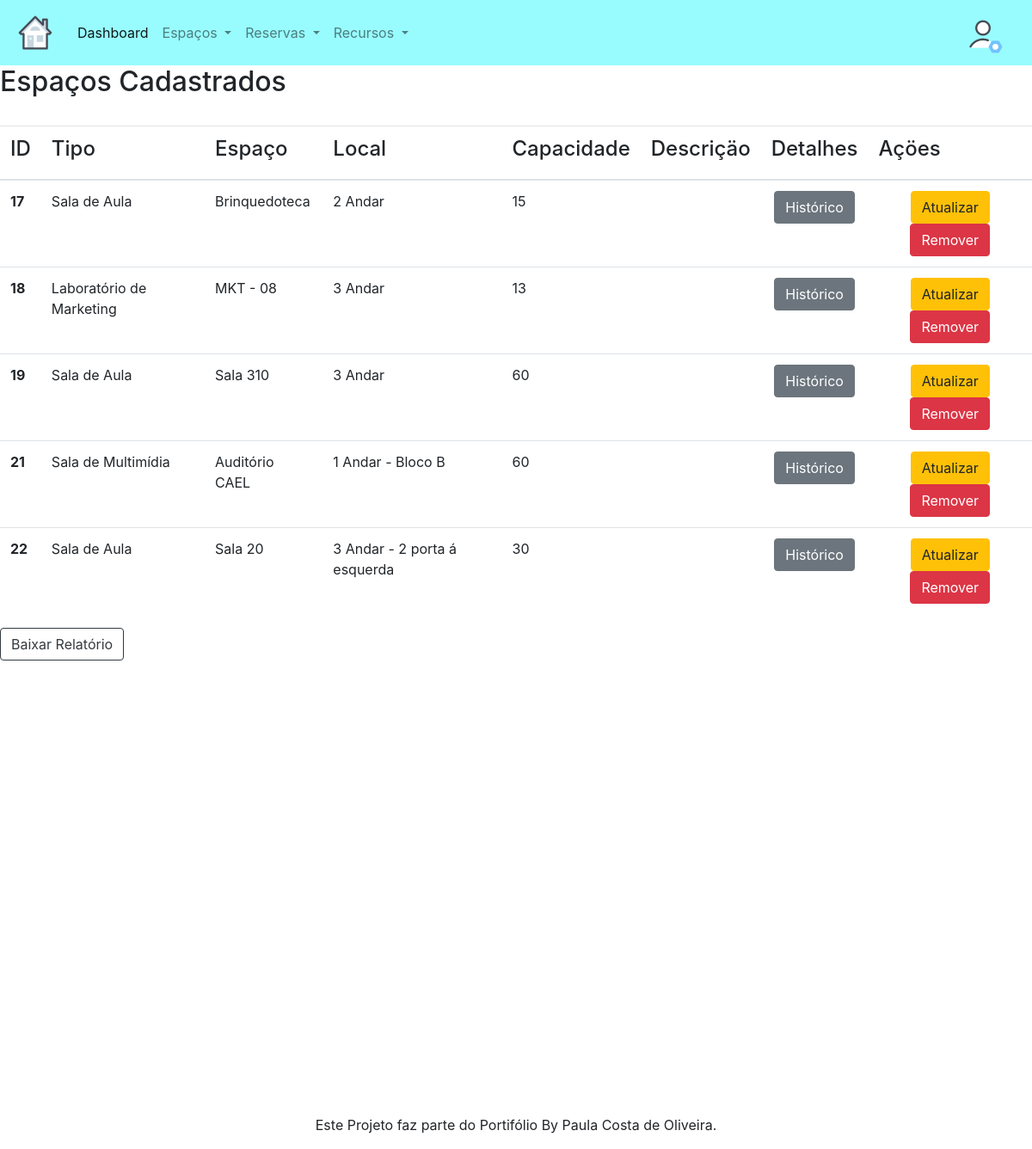
The page /espacos.php on the database its author committed.
### tables this page shows
CREATE TABLE `espaco` (
  `espacoID` int(11) NOT NULL,
  `espaco` varchar(30) NOT NULL,
  `endereco` varchar(30) NOT NULL,
  `capacidade` int(4) NOT NULL,
  `status` tinyint(1) NOT NULL,
  `tipo` char(30) NOT NULL
);

### espacos.php (the view, shortened to what this page needs)
<?php
  include "conexao.php";
?>
<?php
  $query = $conecta->query ("SELECT * FROM espaco order by espacoID");
?>
<!DOCTYPE html>
<html>
<head>
	<link rel="stylesheet" href="https://stackpath.bootstrapcdn.com/bootstrap/4.1.3/css/bootstrap.min.css">
	<link rel="stylesheet" href="https://raw.githubusercontent.com/daneden/animate.css/master/animate.css">
	<link rel="stylesheet" href="css/bootnavbar.css">
<nav class="navbar navbar-expand-lg navbar-light" style="background-color: #98FCFF;">
  <a class="navbar-brand" href="#">
    <img src="icons-espaco.png" width="50" height="50" class="d-inline-block align-top" alt="">
  </a>
  <div class="collapse navbar-collapse" id="navbarNav">
    <ul class="navbar-nav">
      <li class="nav-item active">
        <a class="nav-link" href="dashboard.php">Dashboard</a>
      </li>
      <li class="nav-item dropdown">
        <a class="nav-link dropdown-toggle" href="#" id="navbarDropdownMenuLink" data-toggle="dropdown" aria-haspopup="true" aria-expanded="false">
          Espaços
        </a>
      </li>
      <li class="nav-item dropdown">
        <a class="nav-link dropdown-toggle" href="#" id="navbarDropdownMenuLink" data-toggle="dropdown" aria-haspopup="true" aria-expanded="false">
          Reservas
        </a>
      </li>
      <li class="nav-item dropdown">
        <a class="nav-link dropdown-toggle" href="#" id="navbarDropdownMenuLink" data-toggle="dropdown" aria-haspopup="true" aria-expanded="false">
          Recursos
        </a>
      </li>
    </ul>
  </div>
  <a class="navbar-brand" href="#">
    <img src="icons-user-settings.png" width="50" height="50" class="d-inline-block align-top" alt="">
  </a>
</nav>
</head>
<body>
    <?php
      echo "<h2> Espaços Cadastrados </h2>";
      echo '<br><table class="table table-hover">';
      echo "<thead>";
      echo "<tr>";
      echo "<th align=center><h4> ID </h4></th>";
      echo "<th align=center><h4> Tipo </h4></th>";
      echo "<th align=center><h4> Espaço </h4></th>";
      echo "<th align=center><h4> Local </h4></th>";
      echo "<th align=center><h4> Capacidade </h4></th>";
      echo "<th align=center><h4> Descriçäo </h4></th>";
      echo "<th align=center><h4> Detalhes </h4></th>";
      echo "<th align=center><h4> Açöes </h4></th>";
      echo "</tr>";
      echo "</thead>";
      echo "<tbody>";
    while ($resultado = mysqli_fetch_assoc($query)){
      echo "<tr>";
      echo "<th>" . $resultado ["espacoID"] . "</th>";
      echo "<td>" . utf8_encode($resultado ["tipo"]) . "</td>";
      echo "<td>" . utf8_encode($resultado ["espaco"]) . "</td>";
      echo "<td>" . utf8_encode($resultado ["endereco"]) . "</td>";
      echo "<td>" . $resultado ["capacidade"] . "</td>";
      echo "<td>" . $resultado ["descricao"] . "</td>";
    ?>
      <td><center><a class="btn btn-secondary" href="historicoEspaco.php?id=<?php echo $resultado["espacoID"]?>">Histórico</a></center></td>
      <td><center><a class="btn btn-warning" href="atualizar_espaco.php?id=<?php echo $resultado["espacoID"]?>" name="Atualizar">Atualizar</a> <a class="btn btn-danger" href="remover_espaco.php?id=<?php echo $resultado["espacoID"]?>" name="Remover">Remover</a></center></td>
    <?php
    echo "</tr>";
    }
    echo "</tbody>";
    echo "</table>";
?>
<a class="btn btn-outline-dark" href="ListagemEspacos.php">Baixar Relatório</a>
<?php include_once("_incluir/rodape.php"); ?>
</body>
</html>

### rows shown on the page
espaco: espacoID "17", tipo "Sala de Aula", espaco "Brinquedoteca", endereco "2 Andar", capacidade "15"
espaco: espacoID "18", tipo "Laboratório de Marketing", espaco "MKT - 08", endereco "3 Andar", capacidade "13"
espaco: espacoID "19", tipo "Sala de Aula", espaco "Sala 310", endereco "3 Andar", capacidade "60"
espaco: espacoID "21", tipo "Sala de Multimídia", espaco "Auditório CAEL", endereco "1 Andar - Bloco B", capacidade "60"
espaco: espacoID "22", tipo "Sala de Aula", espaco "Sala 20", endereco "3 Andar - 2 porta á esquerda", capacidade "30"
